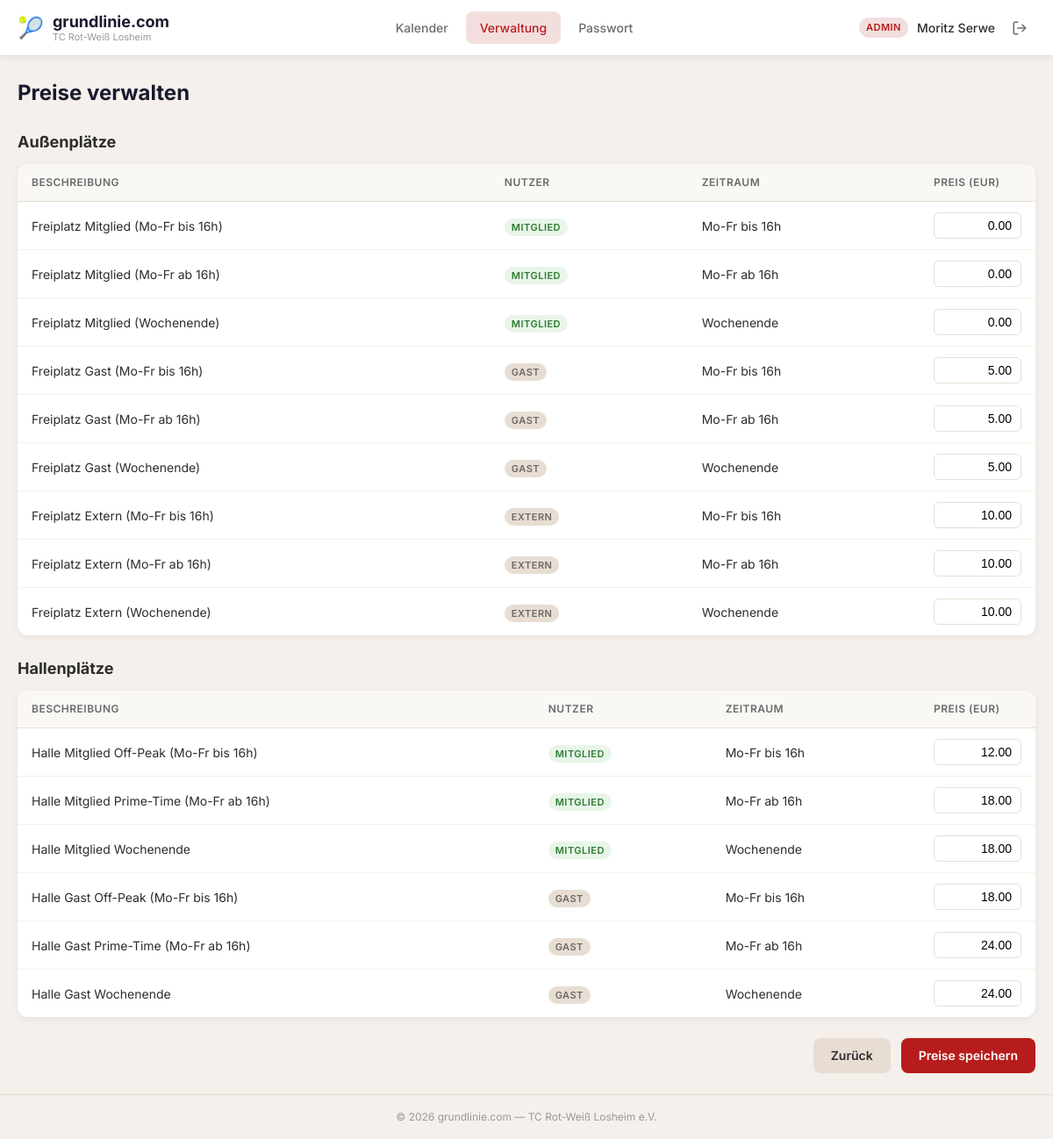
The app's page /admin/preise (signed in) with its own data.
### app/models.py (models this page shows, shortened)
class User(UserMixin, db.Model):
    __tablename__ = 'users'
    id = db.Column(db.Integer, primary_key=True)
    email = db.Column(db.String(120), unique=True, nullable=False)
    password_hash = db.Column(db.String(256), nullable=False)
    first_name = db.Column(db.String(80), nullable=False)
    last_name = db.Column(db.String(80), nullable=False)
    role = db.Column(db.String(20), nullable=False, default='mitglied')
    member_number = db.Column(db.String(20), unique=True, nullable=True)
    phone = db.Column(db.String(30), nullable=True)
    is_active = db.Column(db.Boolean, default=True)
    no_show_count = db.Column(db.Integer, default=0)
    blocked_until = db.Column(db.DateTime, nullable=True)
    created_at = db.Column(db.DateTime, default=datetime.utcnow)
    updated_at = db.Column(db.DateTime, default=datetime.utcnow, onupdate=datetime.utcnow)
    bookings = db.relationship('Booking', backref='user', lazy='dynamic')
    @property
    def full_name(self):
        return f'{self.first_name} {self.last_name}'
    def is_admin(self):
        return self.role == 'admin'

class PriceRule(db.Model):
    __tablename__ = 'price_rules'
    id = db.Column(db.Integer, primary_key=True)
    court_type = db.Column(db.String(10), nullable=False)   # 'indoor' or 'outdoor'
    user_type = db.Column(db.String(20), nullable=False)     # 'mitglied', 'gast', 'extern'
    day_type = db.Column(db.String(20), nullable=False)      # 'weekday_offpeak', 'weekday_peak', 'weekend'
    price_cents = db.Column(db.Integer, nullable=False)
    label = db.Column(db.String(100))
    is_active = db.Column(db.Boolean, default=True)
    created_at = db.Column(db.DateTime, default=datetime.utcnow)

### app/admin/routes.py (the view, shortened to what this page needs)
@admin_bp.route('/preise', methods=['GET', 'POST'])
@login_required
@admin_required
def prices_list():
    if current_user.role != 'admin':
        flash('Nur Admins können Preise ändern.', 'error')
        return redirect(url_for('admin.dashboard'))
    outdoor_rules = PriceRule.query.filter_by(court_type='outdoor', is_active=True).all()
    indoor_rules = PriceRule.query.filter_by(court_type='indoor', is_active=True).all()
    return render_template('admin/prices.html',
                           outdoor_rules=outdoor_rules,
                           indoor_rules=indoor_rules)

### app/admin/routes.py (called while the page is built)
def admin_required(f):
    @wraps(f)
    def decorated(*args, **kwargs):
        if not current_user.is_authenticated:
            return redirect(url_for('auth.login'))
        if current_user.role not in ('admin', 'sportwart'):
            flash('Keine Berechtigung.', 'error')
            return redirect(url_for('booking.calendar_view'))
        return f(*args, **kwargs)
    return decorated

### app/templates/admin/prices.html (shortened to what this page needs)
{% extends "base.html" %}
{% block content %}
<h1 class="page-title">Preise verwalten</h1>
<form method="POST">
    <h2 style="font-size:18px; font-weight:700; margin-bottom:12px;">Außenplätze</h2>
    <div class="data-table-wrapper mb-24">
        <table class="data-table">
            <thead>
                <tr>
                    <th>Beschreibung</th>
                    <th>Nutzer</th>
                    <th>Zeitraum</th>
                    <th style="width:120px;">Preis (EUR)</th>
                </tr>
            </thead>
            <tbody>
                {% for r in outdoor_rules %}
                <tr>
                    <td>{{ r.label }}</td>
                    <td><span class="user-badge role-{{ 'mitglied' if r.user_type == 'mitglied' else 'gast' }}">{{ r.user_type|capitalize }}</span></td>
                    <td>
                        {% if r.day_type == 'weekday_offpeak' %}Mo-Fr bis 16h
                        {% elif r.day_type == 'weekday_peak' %}Mo-Fr ab 16h
                        {% else %}Wochenende{% endif %}
                    </td>
                    <td>
                        <input type="text" name="price_{{ r.id }}"
                               value="{{ '%.2f'|format(r.price_cents / 100) }}"
                               style="width:100px; padding:6px 10px; border:1px solid var(--sand-dark); border-radius:6px; font-size:14px; text-align:right;">
                    </td>
                </tr>
                {% endfor %}
            </tbody>
        </table>
    </div>
    <h2 style="font-size:18px; font-weight:700; margin-bottom:12px;">Hallenplätze</h2>
    <div class="data-table-wrapper mb-24">
        <table class="data-table">
            <thead>
                <tr>
                    <th>Beschreibung</th>
                    <th>Nutzer</th>
                    <th>Zeitraum</th>
                    <th style="width:120px;">Preis (EUR)</th>
                </tr>
            </thead>
            <tbody>
                {% for r in indoor_rules %}
                <tr>
                    <td>{{ r.label }}</td>
                    <td><span class="user-badge role-{{ 'mitglied' if r.user_type == 'mitglied' else 'gast' }}">{{ r.user_type|capitalize }}</span></td>
                    <td>
                        {% if r.day_type == 'weekday_offpeak' %}Mo-Fr bis 16h
                        {% elif r.day_type == 'weekday_peak' %}Mo-Fr ab 16h
                        {% else %}Wochenende{% endif %}
                    </td>
                    <td>
                        <input type="text" name="price_{{ r.id }}"
                               value="{{ '%.2f'|format(r.price_cents / 100) }}"
                               style="width:100px; padding:6px 10px; border:1px solid var(--sand-dark); border-radius:6px; font-size:14px; text-align:right;">
                    </td>
                </tr>
                {% endfor %}
            </tbody>
        </table>
    </div>
    <div class="form-actions">
        <a href="{{ url_for('admin.dashboard') }}" class="btn btn-secondary">Zurück</a>
        <button type="submit" class="btn btn-primary">Preise speichern</button>
    </div>
</form>
{% endblock %}

### app/templates/base.html (shortened to what this page needs)
<!DOCTYPE html>
<html lang="de">
<head>
    <link rel="stylesheet" href="{{ url_for('static', filename='css/style.css') }}">
</head>
<body>
    <header class="header">
        <div class="header-inner">
            <a href="{{ url_for('booking.calendar_view') }}" class="header-brand">
                <span class="brand-icon">🎾</span>
                <div class="brand-text">
                    <span class="brand-name">grundlinie.com</span>
                    <span class="brand-sub">TC Rot-Weiß Losheim</span>
                </div>
            </a>
            {% if current_user.is_authenticated %}
            <nav class="header-nav" id="main-nav">
                <a href="{{ url_for('booking.calendar_view') }}" class="nav-link {% if request.endpoint == 'booking.calendar_view' %}active{% endif %}">
                    Kalender
                </a>
                {% if current_user.is_admin() or current_user.is_sportwart() %}
                <a href="{{ url_for('admin.dashboard') }}" class="nav-link {% if request.endpoint and request.endpoint.startswith('admin.') %}active{% endif %}">
                    Verwaltung
                </a>
                {% endif %}
                <a href="{{ url_for('auth.change_password') }}" class="nav-link {% if request.endpoint == 'auth.change_password' %}active{% endif %}">
                    Passwort
                </a>
            </nav>
            <div class="header-user">
                <span class="user-badge role-{{ current_user.role }}">{{ current_user.role|capitalize }}</span>
                <span class="user-name">{{ current_user.full_name }}</span>
                <a href="{{ url_for('auth.logout') }}" class="btn-logout" title="Abmelden">
                    <svg width="18" height="18" viewBox="0 0 24 24" fill="none" stroke="currentColor" stroke-width="2" stroke-linecap="round" stroke-linejoin="round">
                        <path d="M9 21H5a2 2 0 0 1-2-2V5a2 2 0 0 1 2-2h4"/><polyline points="16 17 21 12 16 7"/><line x1="21" y1="12" x2="9" y2="12"/>
                    </svg>
                </a>
            </div>
            {% endif %}
        </div>
    </header>
    <main class="main">
        {% block content %}{% endblock %}
    </main>
    <footer class="footer">
        <span>&copy; {{ now().year if now is defined else '2026' }} grundlinie.com — TC Rot-Weiß Losheim e.V.</span>
    </footer>
</body>
</html>

### app/static/css/style.css (style rules this page uses)
:root { --rot: #b71c1c; --rot-dark: #7f0000; --rot-light: #f3dede; --rot-glow: rgba(183, 28, 28, 0.15); --sand: #f5f0eb; --sand-dark: #e8ddd3; --sand-light: #faf8f5; --anthrazit: #1a1a2e; --anthrazit-light: #2d2d44; --weiss: #ffffff; --text: #2d2d2d; --text-light: #6b6b6b; --text-muted: #999; --gruen: #2e7d32; --gruen-light: #e8f5e9; --gruen-dark: #1b5e20; --orange: #f57c00; --orange-light: #fff3e0; --blau: #1565c0; --blau-light: #e3f2fd; --schatten-sm: 0 2px 8px rgba(0,0,0,0.06); --schatten: 0 4px 16px rgba(0,0,0,0.08); --schatten-lg: 0 8px 32px rgba(0,0,0,0.12); --radius-sm: 8px; --radius: 12px; --radius-lg: 20px; --transition: 0.3s cubic-bezier(0.4, 0, 0.2, 1); --transition-fast: 0.15s ease; --header-h: 64px; }
*, *::before, *::after { margin: 0; padding: 0; box-sizing: border-box; }
html { scroll-behavior: smooth; -webkit-font-smoothing: antialiased; }
body { font-family: 'Inter', -apple-system, BlinkMacSystemFont, sans-serif; font-size: 15px; line-height: 1.5; color: var(--text); background: var(--sand); min-height: 100vh; }
.header { position: sticky; top: 0; z-index: 100; background: var(--weiss); border-bottom: 1px solid var(--sand-dark); box-shadow: var(--schatten-sm); height: var(--header-h); }
.header-inner { max-width: 1400px; margin: 0 auto; padding: 0 20px; height: 100%; display: flex; align-items: center; justify-content: space-between; gap: 24px; }
.header-brand { display: flex; align-items: center; gap: 10px; text-decoration: none; color: var(--text); flex-shrink: 0; }
.brand-icon { font-size: 24px; }
.brand-name { font-size: 18px; font-weight: 700; color: var(--anthrazit); display: block; line-height: 1.2; }
.brand-sub { font-size: 11px; color: var(--text-muted); display: block; line-height: 1.2; }
.header-nav { display: flex; gap: 4px; }
.nav-link { padding: 8px 16px; border-radius: var(--radius-sm); text-decoration: none; color: var(--text-light); font-size: 14px; font-weight: 500; transition: var(--transition-fast); }
.nav-link.active { background: var(--rot-light); color: var(--rot); }
.header-user { display: flex; align-items: center; gap: 10px; flex-shrink: 0; }
.user-badge { font-size: 11px; font-weight: 600; padding: 3px 8px; border-radius: 20px; text-transform: uppercase; letter-spacing: 0.5px; }
.role-admin { background: var(--rot-light); color: var(--rot); }
.role-mitglied { background: var(--gruen-light); color: var(--gruen); }
.role-gast { background: var(--sand-dark); color: var(--text-light); }
.user-name { font-size: 14px; font-weight: 500; color: var(--text); }
.btn-logout { display: flex; align-items: center; justify-content: center; width: 36px; height: 36px; border-radius: var(--radius-sm); color: var(--text-light); transition: var(--transition-fast); }
.main { min-height: calc(100vh - var(--header-h) - 50px); padding: 24px 20px; max-width: 1400px; margin: 0 auto; }
.page-title { font-size: 24px; font-weight: 700; color: var(--anthrazit); margin-bottom: 24px; }
.footer { text-align: center; padding: 16px 20px; font-size: 12px; color: var(--text-muted); border-top: 1px solid var(--sand-dark); }
.btn { display: inline-flex; align-items: center; justify-content: center; gap: 8px; padding: 10px 20px; border-radius: var(--radius-sm); font-family: inherit; font-size: 14px; font-weight: 600; text-decoration: none; border: none; cursor: pointer; transition: var(--transition-fast); line-height: 1.4; }
.btn-primary { background: var(--rot); color: var(--weiss); }
.btn-secondary { background: var(--sand-dark); color: var(--text); }
.form-actions { display: flex; gap: 12px; justify-content: flex-end; margin-top: 24px; }
.data-table-wrapper { background: var(--weiss); border-radius: var(--radius); box-shadow: var(--schatten-sm); overflow-x: auto; }
.data-table { width: 100%; border-collapse: collapse; }
.data-table th { padding: 12px 16px; font-size: 12px; font-weight: 600; text-transform: uppercase; letter-spacing: 0.5px; color: var(--text-light); background: var(--sand-light); border-bottom: 1px solid var(--sand-dark); text-align: left; }
.data-table td { padding: 12px 16px; font-size: 14px; border-bottom: 1px solid var(--sand); }
.data-table tr:last-child td { border-bottom: none; }
.mb-24 { margin-bottom: 24px; }

### records on screen
User: role "ADMIN", full_name "Moritz Serwe"
PriceRule: label "Freiplatz Mitglied (Mo-Fr bis 16h)", user_type "MITGLIED", day_type "Mo-Fr bis 16h", price_cents "0.00"
PriceRule: label "Freiplatz Mitglied (Mo-Fr ab 16h)", user_type "MITGLIED", day_type "Mo-Fr ab 16h", price_cents "0.00"
PriceRule: label "Freiplatz Mitglied (Wochenende)", user_type "MITGLIED", day_type "Wochenende", price_cents "0.00"
PriceRule: label "Freiplatz Gast (Mo-Fr bis 16h)", user_type "GAST", day_type "Mo-Fr bis 16h", price_cents "5.00"
PriceRule: label "Freiplatz Gast (Mo-Fr ab 16h)", user_type "GAST", day_type "Mo-Fr ab 16h", price_cents "5.00"
PriceRule: label "Freiplatz Gast (Wochenende)", user_type "GAST", day_type "Wochenende", price_cents "5.00"
PriceRule: label "Freiplatz Extern (Mo-Fr bis 16h)", user_type "EXTERN", day_type "Mo-Fr bis 16h", price_cents "10.00"
PriceRule: label "Freiplatz Extern (Mo-Fr ab 16h)", user_type "EXTERN", day_type "Mo-Fr ab 16h", price_cents "10.00"
PriceRule: label "Freiplatz Extern (Wochenende)", user_type "EXTERN", day_type "Wochenende", price_cents "10.00"
PriceRule: label "Halle Mitglied Off-Peak (Mo-Fr bis 16h)", user_type "MITGLIED", day_type "Mo-Fr bis 16h", price_cents "12.00"
PriceRule: label "Halle Mitglied Prime-Time (Mo-Fr ab 16h)", user_type "MITGLIED", day_type "Mo-Fr ab 16h", price_cents "18.00"
PriceRule: label "Halle Mitglied Wochenende", user_type "MITGLIED", day_type "Wochenende", price_cents "18.00"
PriceRule: label "Halle Gast Off-Peak (Mo-Fr bis 16h)", user_type "GAST", day_type "Mo-Fr bis 16h", price_cents "18.00"
PriceRule: label "Halle Gast Prime-Time (Mo-Fr ab 16h)", user_type "GAST", day_type "Mo-Fr ab 16h", price_cents "24.00"
PriceRule: label "Halle Gast Wochenende", user_type "GAST", day_type "Wochenende", price_cents "24.00"
